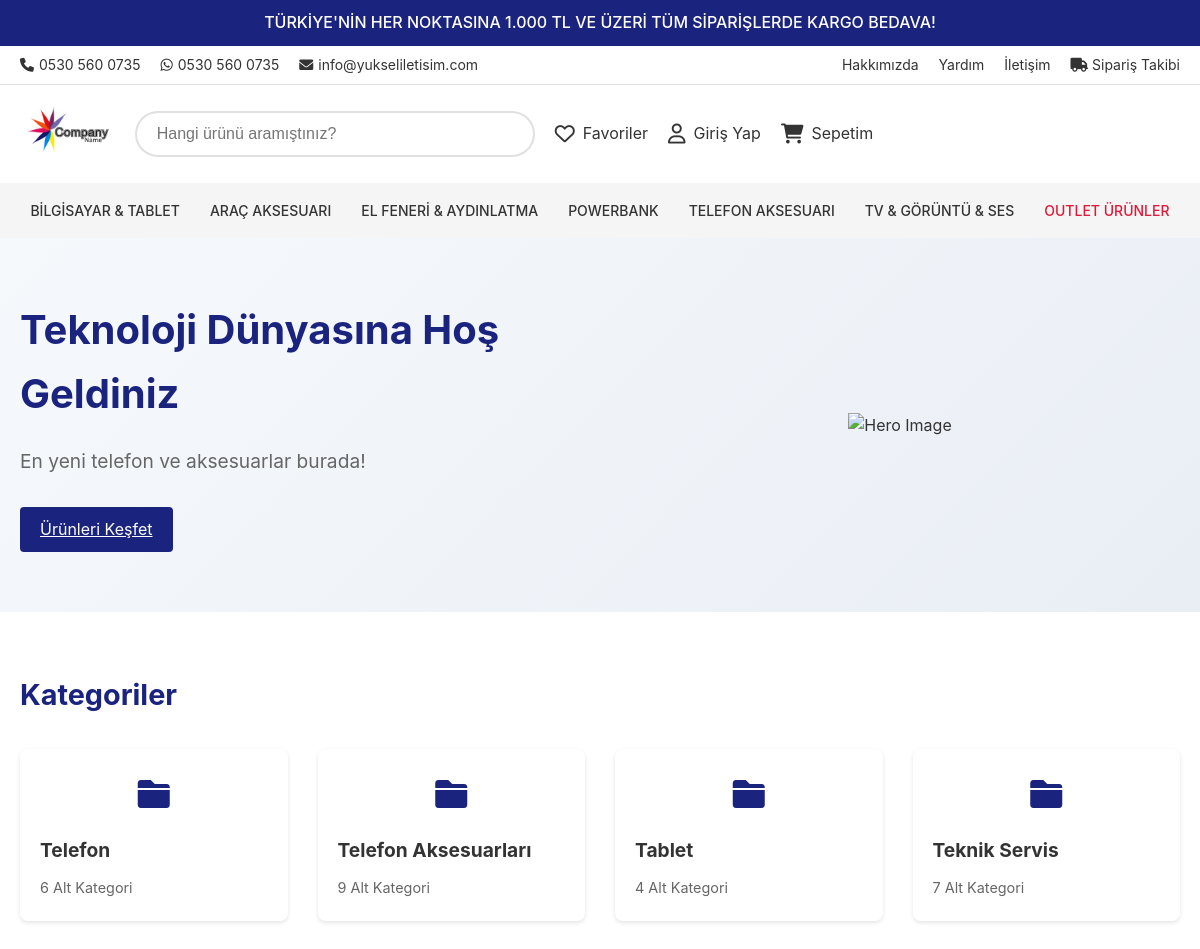
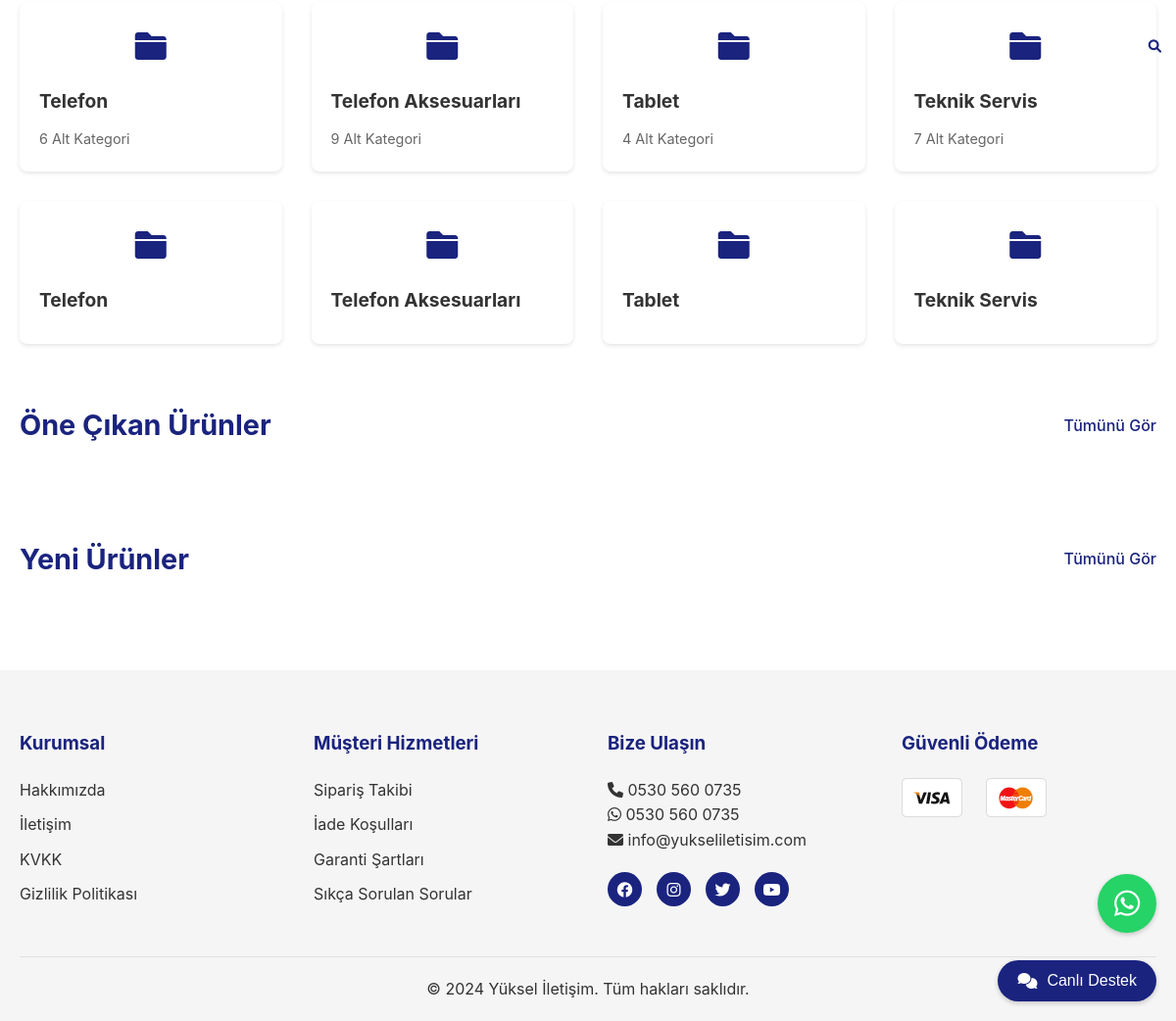
The page / on the database its author committed (2 pictures, top to bottom).
### models.py (models this page shows, shortened)
class Category(db.Model):
    id = db.Column(db.Integer, primary_key=True)
    name = db.Column(db.String(100), nullable=False)
    slug = db.Column(db.String(100), unique=True)
    description = db.Column(db.Text)
    parent_id = db.Column(db.Integer, db.ForeignKey('category.id'))
    image = db.Column(db.String(200))
    is_active = db.Column(db.Boolean, default=True)
    order = db.Column(db.Integer, default=0)
    meta_title = db.Column(db.String(200))
    meta_description = db.Column(db.Text)
    created_at = db.Column(db.DateTime, default=datetime.utcnow)
    updated_at = db.Column(db.DateTime, default=datetime.utcnow, onupdate=datetime.utcnow)
    children = db.relationship(
        'Category',
        backref=db.backref('parent', remote_side=[id]),
        lazy='dynamic'
    )

### app.py (the view)
    @app.route('/')
    def index():
        categories = Category.query.filter_by(parent_id=None).order_by(Category.order.asc()).all()
        featured_products = Product.query.order_by(db.func.random()).limit(8).all()
        new_products = Product.query.order_by(Product.created_at.desc()).limit(8).all()
        return render_template('index.html',
                            categories=categories,
                            featured_products=featured_products,
                            new_products=new_products)

### templates/index.html (shortened to what this page needs)
{% extends 'base.html' %}
{% block content %}
<section class="hero-slider">
    <div class="container">
        <div class="slider-wrapper">
            <div class="slide active">
                <div class="slide-content">
                    <div class="slide-text">
                        <h2>Teknoloji Dünyasına Hoş Geldiniz</h2>
                        <p>En yeni telefon ve aksesuarlar burada!</p>
                        <a href="#featured" class="btn btn-primary">Ürünleri Keşfet</a>
                    </div>
                    <div class="slide-image">
                        <img src="{{ url_for('static', filename='images/hero-image.png') }}"
                             alt="Hero Image">
                    </div>
                </div>
            </div>
        </div>
    </div>
</section>
<section class="categories-section">
    <div class="container">
        <div class="section-header">
            <h2>Kategoriler</h2>
        </div>
        <div class="categories-grid">
            {% for category in categories %}
            <div class="category-card">
                <a href="{{ url_for('category_products', category_name=category.name) }}">
                    {% if category.image %}
                    <img src="{{ url_for('static', filename='images/categories/' + category.image) }}"
                         alt="{{ category.name }}">
                    {% else %}
                    <div class="category-icon">
                        <i class="fas fa-folder"></i>
                    </div>
                    {% endif %}
                    <h3>{{ category.name }}</h3>
                    {% if category.children.count() > 0 %}
                    <span class="subcategory-count">{{ category.children.count() }} Alt Kategori</span>
                    {% endif %}
                </a>
            </div>
            {% endfor %}
        </div>
    </div>
</section>
<section class="featured-products" id="featured">
    <div class="container">
        <div class="section-header">
            <h2>Öne Çıkan Ürünler</h2>
            <a href="{{ url_for('admin.products') }}" class="view-all">Tümünü Gör</a>
        </div>
    </div>
</section>
<section class="new-products">
    <div class="container">
        <div class="section-header">
            <h2>Yeni Ürünler</h2>
            <a href="{{ url_for('admin.products') }}" class="view-all">Tümünü Gör</a>
        </div>
    </div>
</section>
{% endblock %}

### templates/base.html (shortened to what this page needs)
<!DOCTYPE html>
<html lang="tr">
<head>
    <link rel="stylesheet" href="https://cdnjs.cloudflare.com/ajax/libs/font-awesome/6.0.0/css/all.min.css">
    <link rel="stylesheet" href="{{ url_for('static', filename='css/main.css') }}">
</head>
<body>
    <div class="announcement-bar">
        TÜRKİYE'NİN HER NOKTASINA 1.000 TL VE ÜZERİ TÜM SİPARİŞLERDE KARGO BEDAVA!
    </div>
    <div class="top-bar">
        <div class="container">
            <div class="header-contact">
                <a href="tel:05305600735">
                    <i class="fas fa-phone"></i>
                    0530 560 0735
                </a>
                <a href="https://wa.me/05305600735">
                    <i class="fab fa-whatsapp"></i>
                    0530 560 0735
                </a>
                <a href="mailto:info@yukseliletisim.com">
                    <i class="fas fa-envelope"></i>
                    info@yukseliletisim.com
                </a>
            </div>
            <div class="header-menu">
                <a href="{{ url_for('index') }}">Hakkımızda</a>
                <a href="{{ url_for('index') }}">Yardım</a>
                <a href="{{ url_for('index') }}">İletişim</a>
                <a href="{{ url_for('index') }}">
                    <i class="fas fa-truck"></i>
                    Sipariş Takibi
                </a>
            </div>
        </div>
    </div>
    <header class="main-header">
        <div class="container">
            <div class="logo">
                <a href="{{ url_for('index') }}">
                    <img src="{{ url_for('static', filename='images/logo.png') }}"
                         onerror="this.src='\/static\/images\/default-logo.png'"
                         alt="Yüksel İletişim">
                </a>
            </div>
            <div class="search-container">
                <form action="{{ url_for('search') }}" method="GET">
                    <input type="text"
                           name="q"
                           class="search-input"
                           placeholder="Hangi ürünü aramıştınız?"
                           autocomplete="off"
                           required>
                    <button type="submit" class="search-button">
                        <i class="fas fa-search"></i>
                    </button>
                </form>
            </div>
            <div class="user-menu">
                <a href="{{ url_for('index') }}" class="menu-item">
                    <i class="far fa-heart"></i>
                    <span>Favoriler</span>
                </a>
                {% if current_user.is_authenticated %}
                <a href="{{ url_for('index') }}" class="menu-item">
                    <i class="far fa-user"></i>
                    <span>Hesabım</span>
                </a>
                {% else %}
                <a href="{{ url_for('login') }}" class="menu-item">
                    <i class="far fa-user"></i>
                    <span>Giriş Yap</span>
                </a>
                {% endif %}
                <a href="{{ url_for('cart') }}" class="menu-item cart">
                    <i class="fas fa-shopping-cart"></i>
                    <span>Sepetim</span>
                </a>
            </div>
        </div>
    </header>
    <nav class="main-nav">
        <div class="container">
            <ul>
                <li><a href="{{ url_for('index') }}">BİLGİSAYAR & TABLET</a></li>
                <li><a href="{{ url_for('index') }}">ARAÇ AKSESUARI</a></li>
                <li><a href="{{ url_for('index') }}">EL FENERİ & AYDINLATMA</a></li>
                <li><a href="{{ url_for('index') }}">POWERBANK</a></li>
                <li><a href="{{ url_for('index') }}">TELEFON AKSESUARI</a></li>
                <li><a href="{{ url_for('index') }}">TV & GÖRÜNTÜ & SES</a></li>
                <li><a href="{{ url_for('index') }}" class="outlet">OUTLET ÜRÜNLER</a></li>
            </ul>
        </div>
    </nav>
    <main>
        {% block content %}{% endblock %}
    </main>
    <footer>
        <div class="container">
            <div class="footer-content">
                <div class="footer-section">
                    <h3>Kurumsal</h3>
                    <ul>
                        <li><a href="{{ url_for('index') }}">Hakkımızda</a></li>
                        <li><a href="{{ url_for('index') }}">İletişim</a></li>
                        <li><a href="{{ url_for('index') }}">KVKK</a></li>
                        <li><a href="{{ url_for('index') }}">Gizlilik Politikası</a></li>
                    </ul>
                </div>
                <div class="footer-section">
                    <h3>Müşteri Hizmetleri</h3>
                    <ul>
                        <li><a href="{{ url_for('index') }}">Sipariş Takibi</a></li>
                        <li><a href="{{ url_for('index') }}">İade Koşulları</a></li>
                        <li><a href="{{ url_for('index') }}">Garanti Şartları</a></li>
                        <li><a href="{{ url_for('index') }}">Sıkça Sorulan Sorular</a></li>
                    </ul>
                </div>
                <div class="footer-section">
                    <h3>Bize Ulaşın</h3>
                    <div class="contact-info">
                        <p><i class="fas fa-phone"></i> 0530 560 0735</p>
                        <p><i class="fab fa-whatsapp"></i> 0530 560 0735</p>
                        <p><i class="fas fa-envelope"></i> info@yukseliletisim.com</p>
                    </div>
                    <div class="social-media">
                        <a href="#" target="_blank"><i class="fab fa-facebook"></i></a>
                        <a href="#" target="_blank"><i class="fab fa-instagram"></i></a>
                        <a href="#" target="_blank"><i class="fab fa-twitter"></i></a>
                        <a href="#" target="_blank"><i class="fab fa-youtube"></i></a>
                    </div>
                </div>
                <div class="footer-section">
                    <h3>Güvenli Ödeme</h3>
                    <div class="payment-methods">
                        <img src="{{ url_for('static', filename='images/payment-methods.png') }}"
                             onerror="this.style.display='none'"
                             alt="Ödeme Yöntemleri">
                    </div>
                </div>
            </div>
            <div class="footer-bottom">
                <p>&copy; 2024 Yüksel İletişim. Tüm hakları saklıdır.</p>
            </div>
        </div>
    </footer>
    <div class="whatsapp-float">
        <a href="https://wa.me/05305600735" target="_blank">
            <i class="fab fa-whatsapp"></i>
        </a>
    </div>
    <div class="live-chat-float">
        <button id="liveChatButton">
            <i class="fas fa-comments"></i>
            <span>Canlı Destek</span>
        </button>
    </div>
</body>
</html>

### static/css/main.css (style rules this page uses)
:root { --primary-color: #1a237e; --secondary-color: #e31837; --text-color: #333; --light-gray: #f5f5f5; --border-color: #e0e0e0; }
* { margin: 0; padding: 0; box-sizing: border-box; }
body { font-family: -apple-system, BlinkMacSystemFont, 'Segoe UI', Roboto, Oxygen, Ubuntu, Cantarell, sans-serif; line-height: 1.6; color: var(--text-color); }
.container { max-width: 1400px; margin: 0 auto; padding: 0 20px; }
.top-bar { background: white; border-bottom: 1px solid var(--border-color); padding: 8px 0; }
.top-bar .container { display: flex; justify-content: space-between; align-items: center; }
.header-contact { display: flex; gap: 20px; }
.header-contact a { color: var(--text-color); text-decoration: none; font-size: 14px; display: flex; align-items: center; gap: 5px; }
.header-menu { display: flex; gap: 20px; }
.header-menu a { color: var(--text-color); text-decoration: none; font-size: 14px; }
.main-header { padding: 20px 0; background: white; }
.main-header .container { display: flex; align-items: center; gap: 40px; }
.logo img { height: 50px; }
.search-container { flex: 1; max-width: 600px; }
.search-input { width: 100%; padding: 12px 20px; border: 2px solid var(--border-color); border-radius: 25px; font-size: 16px; }
.search-button { position: absolute; right: 15px; top: 50%; transform: translateY(-50%); background: none; border: none; color: var(--primary-color); cursor: pointer; }
.user-menu { display: flex; align-items: center; gap: 20px; }
.menu-item { text-decoration: none; color: var(--text-color); display: flex; align-items: center; gap: 5px; }
.cart { position: relative; }
.main-nav { background: var(--light-gray); padding: 15px 0; }
.main-nav ul { list-style: none; display: flex; justify-content: center; gap: 30px; }
.main-nav a { color: var(--text-color); text-decoration: none; font-weight: 500; font-size: 14px; }
.main-nav .outlet { color: var(--secondary-color); }
footer { background: var(--light-gray); padding: 60px 0 20px; margin-top: 60px; }
.footer-content { display: grid; grid-template-columns: repeat(4, 1fr); gap: 40px; }
.footer-section h3 { color: var(--primary-color); margin-bottom: 20px; }
.footer-section ul { list-style: none; }
.footer-section ul li { margin-bottom: 10px; }
.footer-section a { color: var(--text-color); text-decoration: none; }
.social-media { display: flex; gap: 15px; margin-top: 20px; }
.social-media a { width: 35px; height: 35px; background: var(--primary-color); color: white; border-radius: 50%; display: flex; align-items: center; justify-content: center; }
.footer-bottom { margin-top: 40px; padding-top: 20px; border-top: 1px solid var(--border-color); text-align: center; }
.whatsapp-float { position: fixed; bottom: 90px; right: 20px; z-index: 1000; }
.whatsapp-float a { display: flex; align-items: center; justify-content: center; width: 60px; height: 60px; background: #25D366; color: white; border-radius: 50%; font-size: 30px; text-decoration: none; box-shadow: 0 2px 5px rgba(0,0,0,0.2); }
.live-chat-float { position: fixed; bottom: 20px; right: 20px; z-index: 1000; }
#liveChatButton { display: flex; align-items: center; gap: 10px; padding: 12px 20px; background: var(--primary-color); color: white; border: none; border-radius: 25px; font-size: 16px; cursor: pointer; box-shadow: 0 2px 5px rgba(0,0,0,0.2); transition: all 0.3s ease; }
.announcement-bar { background: var(--primary-color); color: white; text-align: center; padding: 10px; font-weight: 500; position: relative; z-index: 1000; }
.container { max-width: 1400px; margin: 0 auto; padding: 0 20px; width: 100%; }
@media (max-width: 1200px) { .main-header .container { gap: 20px; } }
@media (max-width: 1200px) { .search-container { max-width: 400px; } }
.menu-item { text-decoration: none; color: var(--text-color); display: flex; align-items: center; gap: 8px; position: relative; }
.menu-item i { font-size: 20px; }
.btn { display: inline-block; padding: 10px 20px; border: none; border-radius: 4px; font-size: 16px; cursor: pointer; transition: all 0.3s ease; }
.btn-primary { background: var(--primary-color); color: white; }

### rows shown on the page
Category: name "Telefon", children.count "6"
Category: name "Telefon Aksesuarları", children.count "9"
Category: name "Tablet", children.count "4"
Category: name "Teknik Servis", children.count "7"
Category: name "Telefon", children.count "6"
Category: name "Telefon Aksesuarları", children.count "9"
Category: name "Tablet", children.count "4"
Category: name "Teknik Servis", children.count "7"
Category: name "Telefon"
Category: name "Telefon Aksesuarları"
Category: name "Tablet"
Category: name "Teknik Servis"
